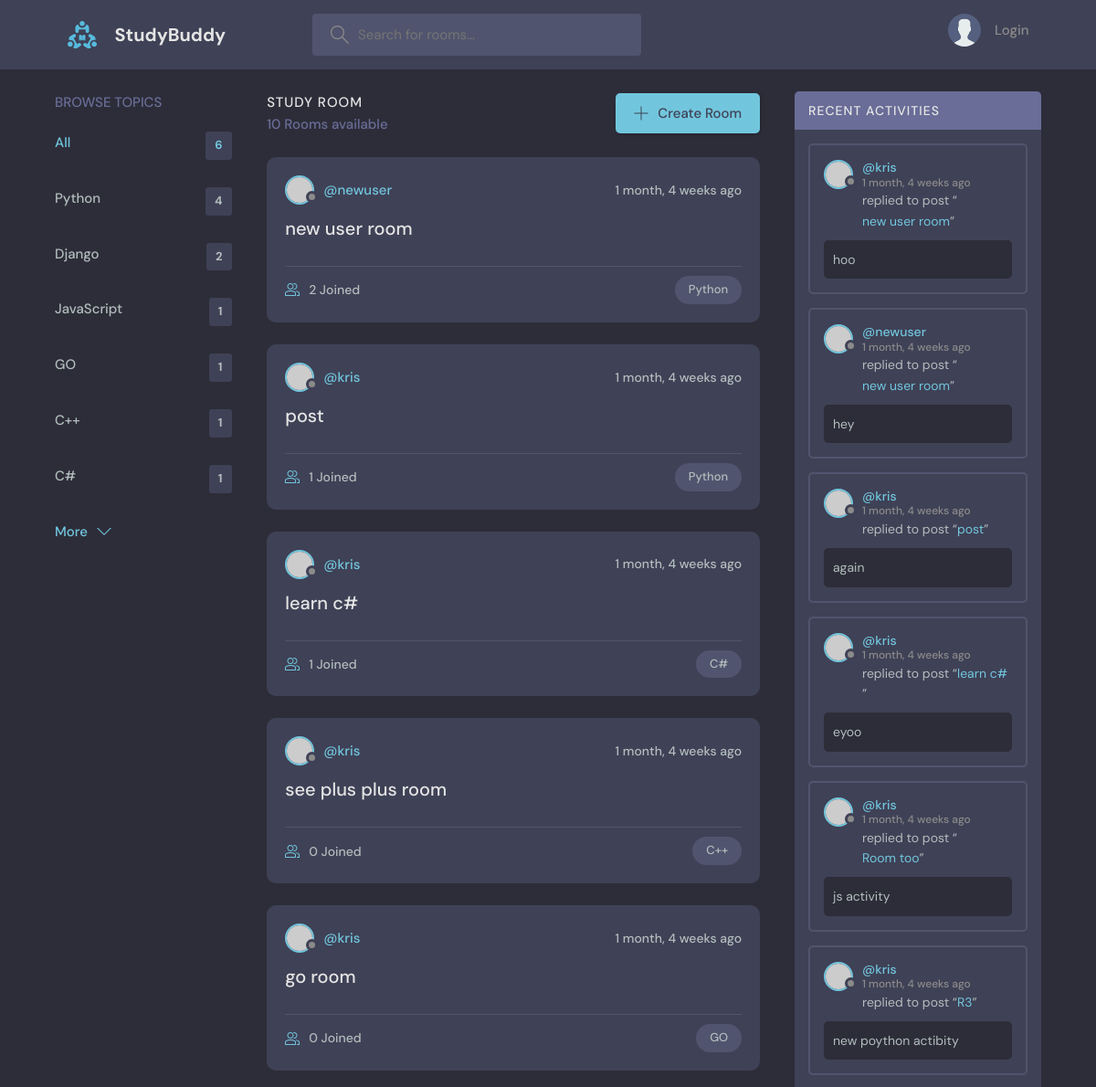
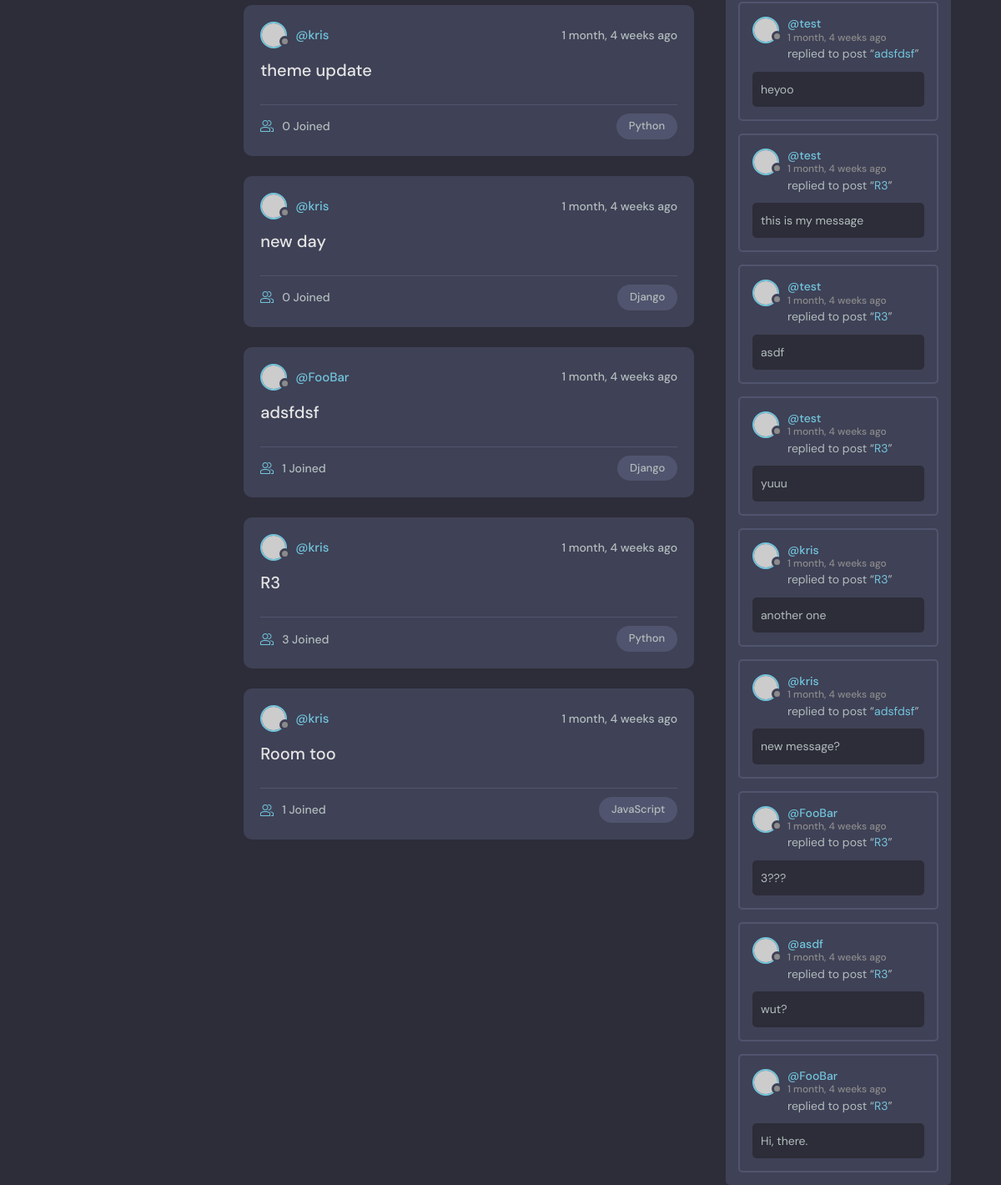
The page / on the database its author committed (2 pictures, top to bottom).
### base/models.py (models this page shows, shortened)
class Topic(models.Model):
    name = models.CharField(max_length=200)

class Room(models.Model):
    host = models.ForeignKey(User, on_delete=models.SET_NULL, null=True)
    topic = models.ForeignKey(Topic, on_delete=models.SET_NULL, null=True)
    name = models.CharField(max_length=200)
    description = models.TextField(null=True, blank=True)
    participants = models.ManyToManyField(
        User, related_name='participants', blank=True)
    updated = models.DateTimeField(auto_now=True)
    created = models.DateTimeField(auto_now_add=True)
    class Meta():
        ordering = ['-updated', '-created']
    def __str__(self):
        return str(self.name)

class Message(models.Model):
    user = models.ForeignKey(User, on_delete=models.CASCADE)
    room = models.ForeignKey(Room, on_delete=models.CASCADE)
    body = models.TextField()
    updated = models.DateTimeField(auto_now=True)
    created = models.DateTimeField(auto_now_add=True)
    class Meta():
        ordering = ['-updated', '-created']

### base/views.py (the view)
# urls.py: path('', views.home, name='home'),
def home(request):
    q = request.GET.get('q') if request.GET.get('q') != None else ''
    rooms = Room.objects.filter(
        Q(topic__name__icontains=q) |
        Q(name__icontains=q) |
        Q(description__icontains=q)
    )
    topics = Topic.objects.all()
    room_count = rooms.count()
    room_messages = Message.objects.filter(Q(room__topic__name__icontains=q))
    context = {'rooms': rooms, 'topics': topics,
               'room_count': room_count, 'room_messages': room_messages}
    return render(request, 'base/home.html', context)

### base/templates/base/home.html (shortened to what this page needs)
{% extends 'main.html' %} {% block content %}
<main class="layout layout--3">
    <div class="container">
        {% include 'base/topics_component.html' %}
        <div class="roomList">
            <div class="roomList__header">
                <div>
                    <h2>Study Room</h2>
                    <p>{{ room_count }} Rooms available</p>
                </div>
                <a class="btn btn--main" href="{% url 'create-room' %}">
                    <svg
                        version="1.1"
                        xmlns="http://www.w3.org/2000/svg"
                        width="32"
                        height="32"
                        viewBox="0 0 32 32"
                    >
                        <title>add</title>
                        <path
                            d="M16.943 0.943h-1.885v14.115h-14.115v1.885h14.115v14.115h1.885v-14.115h14.115v-1.885h-14.115v-14.115z"
                        ></path>
                    </svg>
                    Create Room
                </a>
            </div>
            {% include 'base/feed_component.html' %}
        </div>
        {% include 'base/activity_component.html' %}
    </div>
</main>
{% endblock content %}

### base/templates/base/topics_component.html
<div class="topics">
    <div class="topics__header">
        <h2>Browse Topics</h2>
    </div>
    <ul class="topics__list">
        <li>
            <a href="{% url 'home' %}" class="active">All <span>{{ topics.count }}</span></a>
        </li>
        {% for topic in topics %}
        <li>
            <a href="{% url 'home' %}?q={{topic.name}}"
                >{{topic.name}} <span>{{ topic.room_set.all.count }}</span></a
            >
        </li>
        {% endfor %}
    </ul>
    <a class="btn btn--link" href="topics.html">
        More
        <svg
            version="1.1"
            xmlns="http://www.w3.org/2000/svg"
            width="32"
            height="32"
            viewBox="0 0 32 32"
        >
            <title>chevron-down</title>
            <path d="M16 21l-13-13h-3l16 16 16-16h-3l-13 13z"></path>
        </svg>
    </a>
</div>

### base/templates/base/feed_component.html (shortened to what this page needs)
{% for room in rooms %}
<div class="roomListRoom">
    <div class="roomListRoom__header">
        <a href="{% url 'user-profile' room.host.id %}" class="roomListRoom__author">
            <div class="avatar avatar--small">
                <img src="https://randomuser.me/api/portraits/women/11.jpg" />
            </div>
            <span>@{{ room.host.username }}</span>
        </a>
        <div class="roomListRoom__actions">
            <span>{{ room.created|timesince }} ago</span>
        </div>
    </div>
    <div class="roomListRoom__content">
        <a href="{% url 'room' room.id %}">{{ room.name }}</a>
    </div>
    <div class="roomListRoom__meta">
        <a href="{% url 'room' room.id %}" class="roomListRoom__joined">
            {{ room.participants.all.count }} Joined
        </a>
        <p class="roomListRoom__topic">{{ room.topic.name }}</p>
    </div>
</div>
{% endfor %}

### base/templates/base/activity_component.html (shortened to what this page needs)
<div class="activities">
    <div class="activities__header">
        <h2>Recent Activities</h2>
    </div>
    {% for message in room_messages %}
    <div class="activities__box">
        <div class="activities__boxHeader roomListRoom__header">
            <a href="{% url 'user-profile' message.user.id %}" class="roomListRoom__author">
                <div class="avatar avatar--small">
                    <img src="https://randomuser.me/api/portraits/women/11.jpg" />
                </div>
                <p>
                    @{{message.user}}
                    <span>{{message.created|timesince}} ago</span>
                </p>
            </a>
        </div>
        <div class="activities__boxContent">
            <p>replied to post “<a href="{% url 'room' message.room.id %}">{{message.room}}</a>”</p>
            <div class="activities__boxRoomContent">{{ message.body }}</div>
        </div>
    </div>
    {% endfor %}
</div>

### rows shown on the page
Topic: name "Python", room_set.all.count "4"
Topic: name "Django", room_set.all.count "2"
Topic: name "JavaScript", room_set.all.count "1"
Topic: name "GO", room_set.all.count "1"
Topic: name "C++", room_set.all.count "1"
Topic: name "C#", room_set.all.count "1"
Room: host.username "newuser", created "1 month, 4 weeks", name "new user room", participants.all.count "2", topic.name "Python"
Room: host.username "kris", created "1 month, 4 weeks", name "post", participants.all.count "1", topic.name "Python"
Room: host.username "kris", created "1 month, 4 weeks", name "learn c#", participants.all.count "1", topic.name "C#"
Room: host.username "kris", created "1 month, 4 weeks", name "see plus plus room", participants.all.count "0", topic.name "C++"
Room: host.username "kris", created "1 month, 4 weeks", name "go room", participants.all.count "0", topic.name "GO"
Room: host.username "kris", created "1 month, 4 weeks", name "theme update", participants.all.count "0", topic.name "Python"
Room: host.username "kris", created "1 month, 4 weeks", name "new day", participants.all.count "0", topic.name "Django"
Room: host.username "FooBar", created "1 month, 4 weeks", name "adsfdsf", participants.all.count "1", topic.name "Django"
Room: host.username "kris", created "1 month, 4 weeks", name "R3", participants.all.count "3", topic.name "Python"
Room: host.username "kris", created "1 month, 4 weeks", name "Room too", participants.all.count "1", topic.name "JavaScript"
Message: user "kris", created "1 month, 4 weeks", room "new user room", body "hoo"
Message: user "newuser", created "1 month, 4 weeks", room "new user room", body "hey"
Message: user "kris", created "1 month, 4 weeks", room "post", body "again"
Message: user "kris", created "1 month, 4 weeks", room "learn c#", body "eyoo"
Message: user "kris", created "1 month, 4 weeks", room "Room too", body "js activity"
Message: user "kris", created "1 month, 4 weeks", room "R3", body "new poython actibity"
Message: user "test", created "1 month, 4 weeks", room "adsfdsf", body "heyoo"
Message: user "test", created "1 month, 4 weeks", room "R3", body "this is my message"
Message: user "test", created "1 month, 4 weeks", room "R3", body "asdf"
Message: user "test", created "1 month, 4 weeks", room "R3", body "yuuu"
Message: user "kris", created "1 month, 4 weeks", room "R3", body "another one"
Message: user "kris", created "1 month, 4 weeks", room "adsfdsf", body "new message?"
Message: user "FooBar", created "1 month, 4 weeks", room "R3", body "3???"
Message: user "asdf", created "1 month, 4 weeks", room "R3", body "wut?"
Message: user "FooBar", created "1 month, 4 weeks", room "R3", body "Hi, there."

### other values the page prints
{{ topics.count }} "6"
{{ room_count }} "10"
